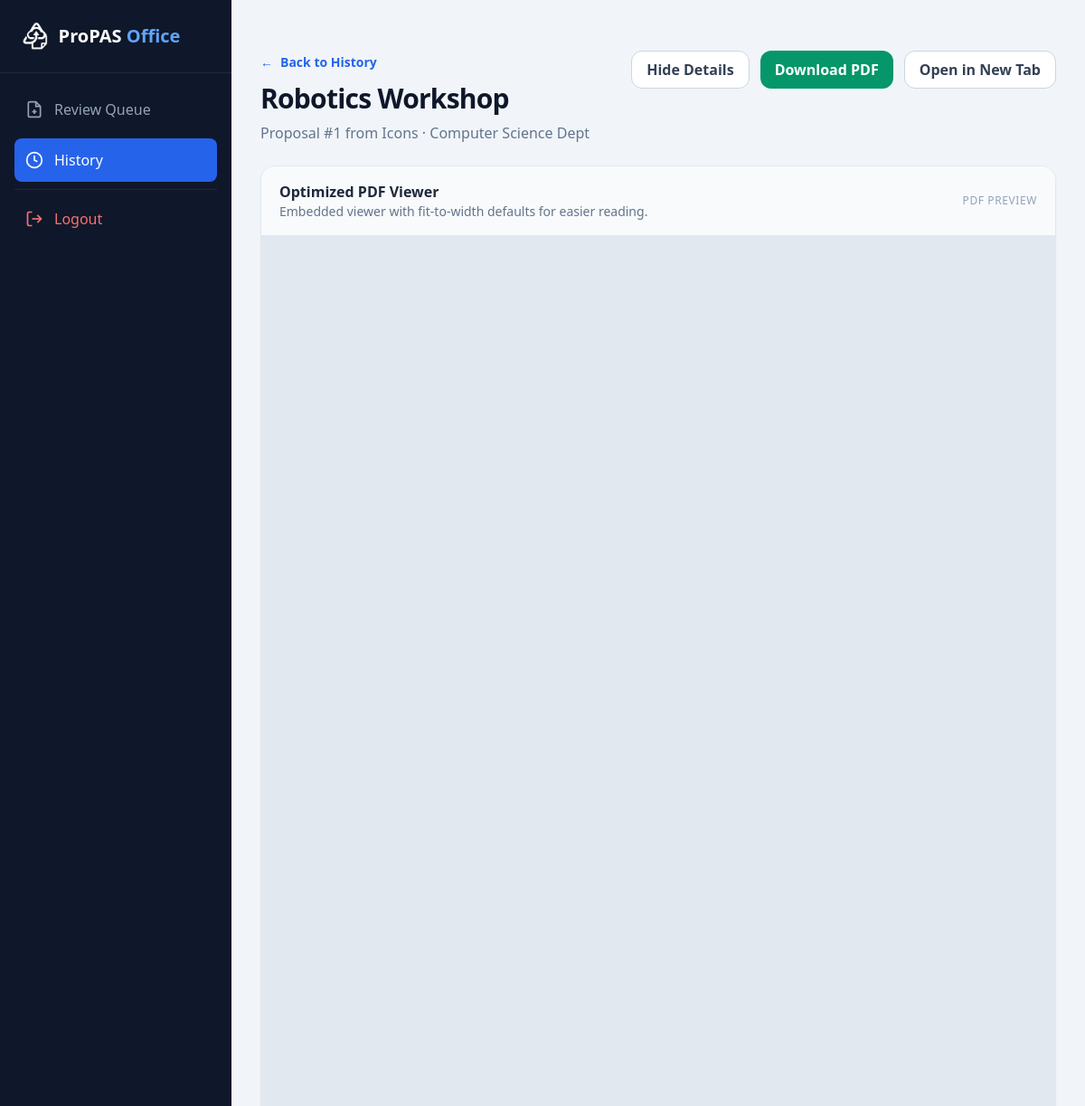
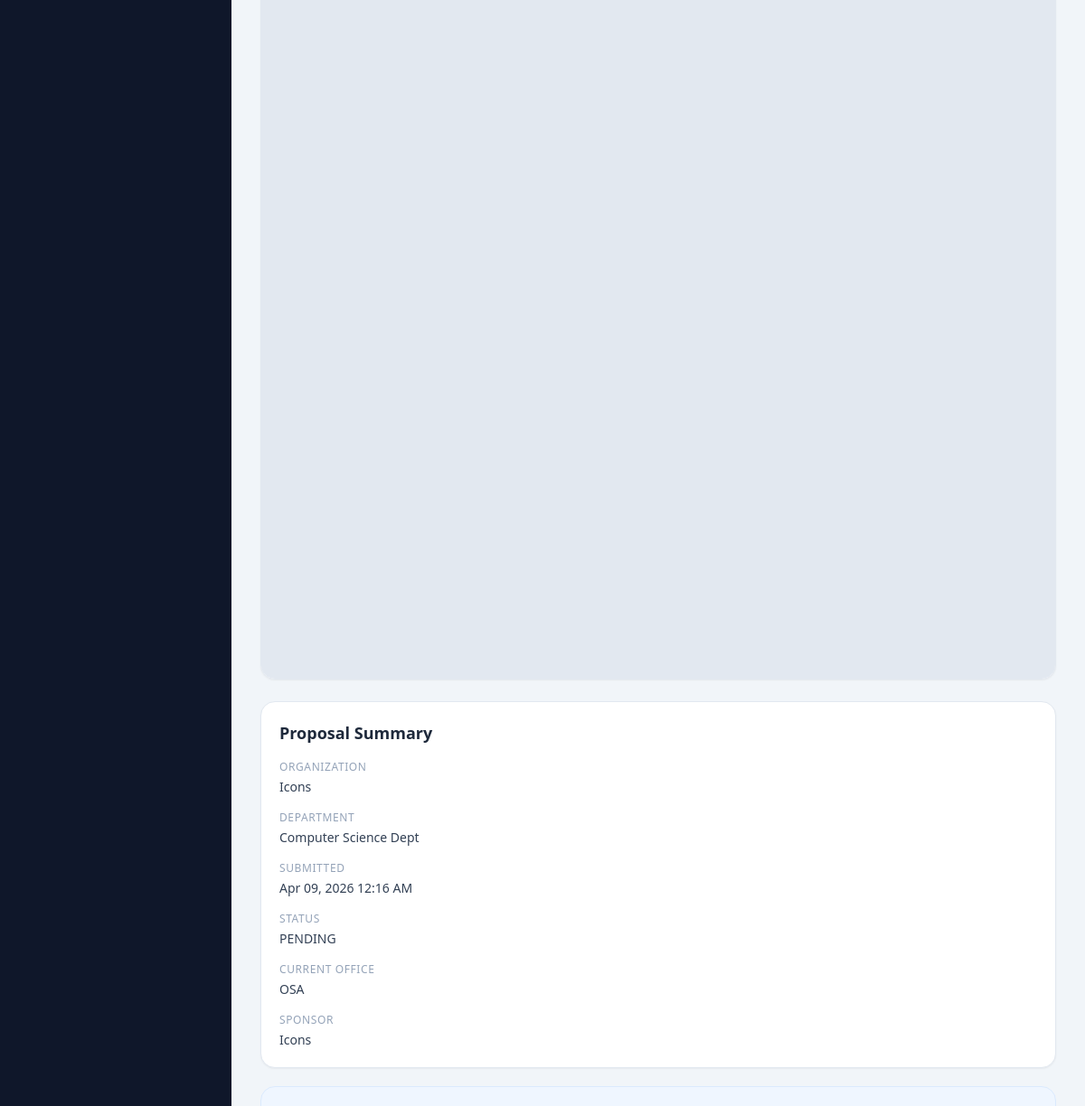
The page /proposal-details/1 (signed in) on the database its author committed (2 pictures, top to bottom).
### models.py (models this page shows)
class Proposal(db.Model):
    __tablename__ = 'proposals'
    id = db.Column(db.Integer, primary_key=True)
    title = db.Column(db.String(200), nullable=False)
    status = db.Column(db.String(20), default='PENDING')
    version_number = db.Column(db.Integer, default=1)
    file_path = db.Column(db.String(300))
    proposal_data = db.Column(db.JSON)
    current_step_id = db.Column(db.Integer, db.ForeignKey('approval_steps.id'))
    creator_id = db.Column(db.Integer, db.ForeignKey('accounts.id'))
    created_at = db.Column(db.DateTime, default=datetime.utcnow)

class User(UserMixin, db.Model):
    __tablename__ = 'accounts'
    id = db.Column(db.Integer, primary_key=True)
    username = db.Column(db.String(80), unique=True, nullable=False)
    password_hash = db.Column(db.String(128))
    account_type = db.Column(db.String(20))  # 'Org' or 'Office'
    profile_data = db.Column(MutableDict.as_mutable(db.JSON), default=dict)
    proposals = db.relationship('Proposal', backref='creator', lazy=True)

class ApprovalStep(db.Model):
    __tablename__ = 'approval_steps'
    id = db.Column(db.Integer, primary_key=True)
    name = db.Column(db.String(50), unique=True)  # CAS, OSA, FINANCE, etc.
    step_order = db.Column(db.Integer, unique=True)

### routes/office.py (the view)
@office_bp.route('/proposal-details/<int:proposal_id>')
@login_required
def proposal_details(proposal_id):
    if current_user.account_type != 'Office':
        abort(403)
    proposal = db.session.get(Proposal, proposal_id)
    if not proposal:
        abort(404)
    current_step_name = None
    if proposal.current_step_id:
        current_step = db.session.get(ApprovalStep, proposal.current_step_id)
        current_step_name = current_step.name if current_step else None
    return render_template(
        'office_proposal_detail.html',
        proposal=proposal,
        department_name=ORG_DEPARTMENTS.get(proposal.creator.username.lower(), proposal.creator.username),
        current_step_name=current_step_name
    )

### app.py (called while the page is built)
@login_manager.user_loader
def load_user(user_id):
    from models import User
    return db.session.get(User, int(user_id))

### templates/office_proposal_detail.html (shortened to what this page needs)
<!DOCTYPE html>
<html lang="en">
<head>
    <script src="https://cdn.tailwindcss.com"></script>
</head>
<body class="bg-slate-100 text-slate-900">
    <div class="min-h-screen flex">
        <aside class="w-64 bg-slate-900 text-white hidden md:flex flex-col sticky top-0 h-screen">
            <div class="p-6 text-xl font-bold border-b border-slate-800 flex items-center gap-3">
                <img src="{{ url_for('static', filename='images/Icon.png') }}" class="h-8 w-auto" alt="Logo">
                <span>ProPAS <span class="text-blue-400">Office</span></span>
            </div>
            <nav class="flex-1 p-4 space-y-2">
                <a href="{{ url_for('office.review') }}" class="flex items-center gap-3 p-3 text-slate-400 hover:bg-slate-800 rounded-lg transition">
                    <svg viewBox="0 0 24 24" fill="none" stroke="currentColor" stroke-width="2" class="h-5 w-5"><path d="M14 2H6a2 2 0 0 0-2 2v16a2 2 0 0 0 2 2h12a2 2 0 0 0 2-2V8z"/><polyline points="14 2 14 8 20 8"/><line x1="12" y1="18" x2="12" y2="12"/><line x1="9" y1="15" x2="15" y2="15"/></svg>
                    <span>Review Queue</span>
                </a>
                <a href="{{ url_for('office.master_history') }}" class="flex items-center gap-3 p-3 bg-blue-600 rounded-lg transition">
                    <svg viewBox="0 0 24 24" fill="none" stroke="currentColor" stroke-width="2" class="h-5 w-5"><circle cx="12" cy="12" r="10"/><polyline points="12 6 12 12 16 14"/></svg>
                    <span>History</span>
                </a>
                <hr class="border-slate-800 my-4">
                <a href="{{ url_for('auth.logout') }}" class="flex items-center gap-3 p-3 text-red-400 hover:bg-red-900/20 rounded-lg transition">
                    <svg viewBox="0 0 24 24" fill="none" stroke="currentColor" stroke-width="2" class="h-5 w-5"><path d="M9 21H5a2 2 0 0 1-2-2V5a2 2 0 0 1 2-2h4"/><polyline points="16 17 21 12 16 7"/><line x1="21" y1="12" x2="9" y2="12"/></svg>
                    <span>Logout</span>
                </a>
            </nav>
        </aside>
        <main class="flex-1 p-4 sm:p-6 md:p-8">
            <div class="max-w-7xl mx-auto space-y-6">
                <div class="flex flex-col lg:flex-row lg:items-start lg:justify-between gap-4">
                    <div>
                        <a href="{{ url_for('office.master_history') }}" class="inline-flex items-center text-sm text-blue-600 hover:text-blue-700 font-semibold mb-3">
                            <span class="mr-2">←</span> Back to History
                        </a>
                        <h1 class="text-3xl font-bold tracking-tight">{{ proposal.title }}</h1>
                        <p class="text-slate-500 mt-2">Proposal #{{ proposal.id }} from {{ proposal.creator.username }} · {{ department_name }}</p>
                    </div>
                    <div class="flex flex-col sm:flex-row sm:flex-wrap gap-3 w-full lg:w-auto">
                        <a href="{{ url_for('office.master_history') }}" class="inline-flex items-center justify-center px-4 py-2 rounded-xl border border-slate-300 bg-white text-slate-700 font-semibold hover:border-slate-400 hover:text-slate-900 transition w-full sm:w-auto">
                            Hide Details
                        </a>
                        <a href="{{ url_for('static', filename='uploads/' + proposal.file_path) }}" download class="inline-flex items-center justify-center px-4 py-2 rounded-xl bg-emerald-600 text-white font-semibold hover:bg-emerald-700 transition w-full sm:w-auto">
                            Download PDF
                        </a>
                        <a href="{{ url_for('static', filename='uploads/' + proposal.file_path) }}" target="_blank" rel="noopener noreferrer" class="inline-flex items-center justify-center px-4 py-2 rounded-xl border border-slate-300 bg-white text-slate-700 font-semibold hover:border-blue-500 hover:text-blue-600 transition w-full sm:w-auto">
                            Open in New Tab
                        </a>
                    </div>
                </div>
                <div class="grid grid-cols-1 xl:grid-cols-4 gap-6">
                    <section class="xl:col-span-3 bg-white rounded-2xl border border-slate-200 shadow-sm overflow-hidden">
                        <div class="flex items-center justify-between px-5 py-4 border-b border-slate-200 bg-slate-50">
                            <div>
                                <h2 class="font-semibold text-slate-800">Optimized PDF Viewer</h2>
                                <p class="text-sm text-slate-500">Embedded viewer with fit-to-width defaults for easier reading.</p>
                            </div>
                            <span class="text-xs uppercase tracking-wider text-slate-400">PDF Preview</span>
                        </div>
                        <div class="h-[62vh] min-h-[420px] sm:h-[70vh] sm:min-h-[560px] bg-slate-200">
                            <iframe
                                src="{{ url_for('static', filename='uploads/' + proposal.file_path) }}#toolbar=1&navpanes=0&scrollbar=1&view=FitH"
                                class="w-full h-full border-0"
                                title="Proposal PDF Viewer">
                            </iframe>
                        </div>
                    </section>
                    <aside class="space-y-5">
                        <div class="bg-white rounded-2xl border border-slate-200 shadow-sm p-5">
                            <h2 class="text-lg font-semibold text-slate-800 mb-4">Proposal Summary</h2>
                            <dl class="space-y-4 text-sm">
                                <div>
                                    <dt class="text-slate-400 uppercase tracking-wider text-xs">Organization</dt>
                                    <dd class="mt-1 font-medium text-slate-700">{{ proposal.creator.username }}</dd>
                                </div>
                                <div>
                                    <dt class="text-slate-400 uppercase tracking-wider text-xs">Department</dt>
                                    <dd class="mt-1 font-medium text-slate-700">{{ department_name }}</dd>
                                </div>
                                <div>
                                    <dt class="text-slate-400 uppercase tracking-wider text-xs">Submitted</dt>
                                    <dd class="mt-1 font-medium text-slate-700">{{ proposal.created_at.strftime('%b %d, %Y %I:%M %p') if proposal.created_at else 'N/A' }}</dd>
                                </div>
                                <div>
                                    <dt class="text-slate-400 uppercase tracking-wider text-xs">Status</dt>
                                    <dd class="mt-1 font-medium text-slate-700">{{ proposal.status }}</dd>
                                </div>
                                <div>
                                    <dt class="text-slate-400 uppercase tracking-wider text-xs">Current Office</dt>
                                    <dd class="mt-1 font-medium text-slate-700">{{ current_step_name or 'Completed / Returned' }}</dd>
                                </div>
                                <div>
                                    <dt class="text-slate-400 uppercase tracking-wider text-xs">Sponsor</dt>
                                    <dd class="mt-1 font-medium text-slate-700">{{ proposal.proposal_data.get('sponsor', 'N/A') if proposal.proposal_data else 'N/A' }}</dd>
                                </div>
                            </dl>
                        </div>
                        <div class="bg-blue-50 rounded-2xl border border-blue-100 p-5">
                        </div>
                    </aside>
                </div>
            </div>
        </main>
    </div>
</body>
</html>

### rows shown on the page
Proposal: title "Robotics Workshop", id "1", created_at "Apr 09, 2026 12:16 AM", status "PENDING", proposal_data "Icons"
User: creator.username "Icons"
ApprovalStep: name "OSA"

### other values the page prints
{{ department_name }} "Computer Science Dept"
